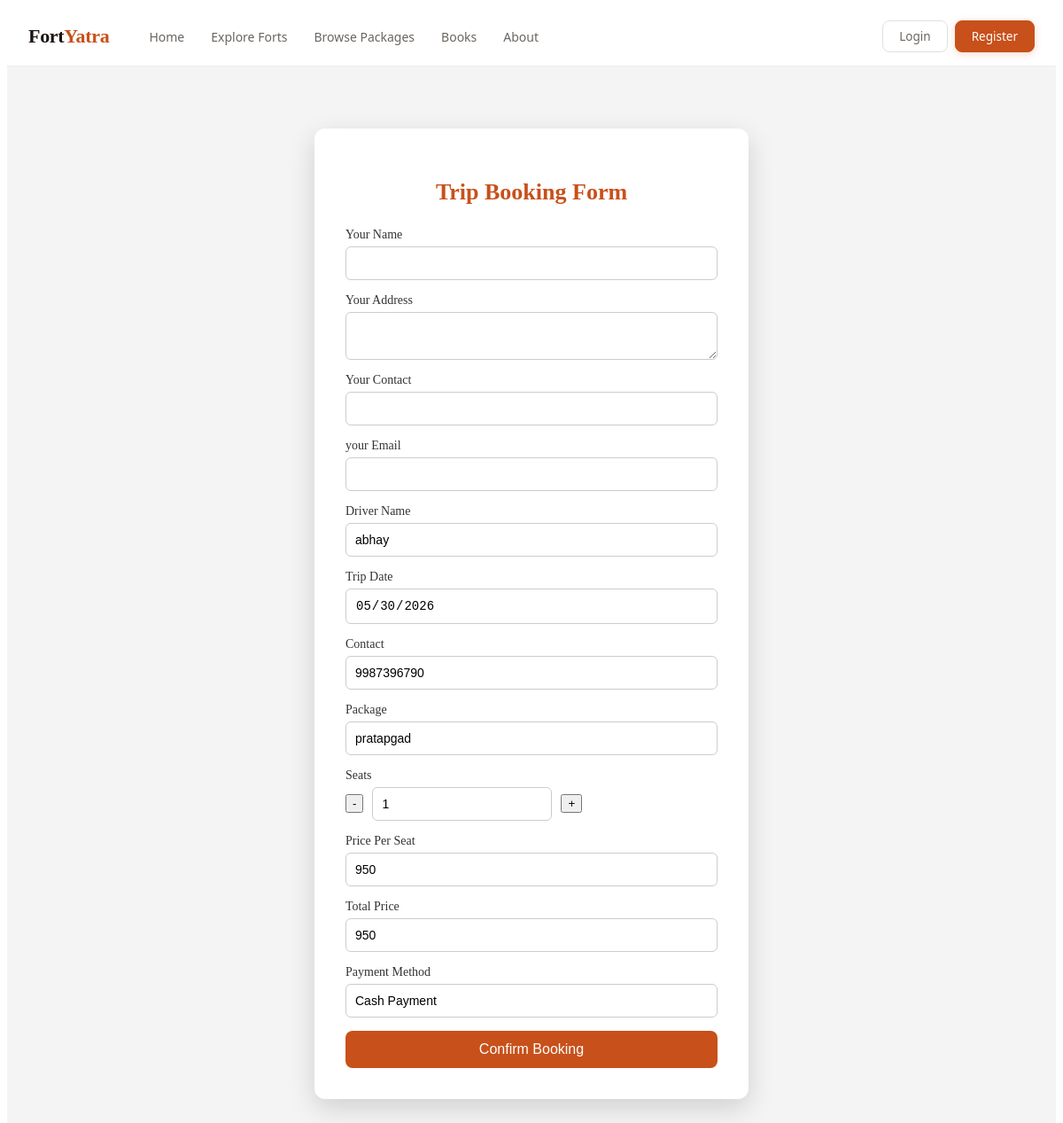
Page /booking/13/ on the committed database.
### users/models.py (models this page shows, shortened)
class package(models.Model):
    fort_name = models.CharField(max_length=100)
    driver_name = models.CharField(max_length=100)
    contact = models.CharField(max_length=10)
    pickup_place = models.CharField(max_length=150)
    pickup_date = models.DateField()
    seats = models.IntegerField()
    price = models.IntegerField()
    offer_price = models.IntegerField()
    created_by_user = models.BooleanField(default=False)

### users/views.py (the view, shortened to what this page needs)
# urls.py: path('booking/<int:id>/', views.booking, name='booking'),
def booking(request, id):
    pkg = package.objects.get(id=id)
    seats_left = pkg.seats
    if seats_left <= 0:
        return render(request, "sold_out.html")
    return render(request, 'booking.html', {"pkg": pkg})

### templates/booking.html (shortened to what this page needs)
<!DOCTYPE html>
<html>
<head>
<link rel="stylesheet" href="/static/css/booking.css">
<link rel="stylesheet" href="/static/css/nav.css">
</head>
<body>
{% include "navBar.html" %}
<section class="booking-section">
<div class="booking-container">
<h2 class="title">Trip Booking Form</h2>
<form method="POST" id="bookingForm">
<div class="input-group">
<label>Your Name</label>
<input type="text" name="name" required>
</div>
<div class="input-group">
<label>Your Address</label>
<textarea name="address" required></textarea>
</div>
<div class="input-group">
<label>Your Contact</label>
<input type="text" name="your_contact" required>
</div>
<div class="input-group">
<label>your Email</label>
<input type="email" name="email" required>
</div>
<div class="input-group">
<label>Driver Name</label>
<input type="text" name="driver" value="{{ pkg.driver_name }}" readonly>
</div>
<div class="input-group">
<label>Trip Date</label>
<input type="date" name="date" value="{{ pkg.pickup_date|date:'Y-m-d' }}" readonly>
</div>
<div class="input-group">
<label>Contact</label>
<input type="text" name="contact" value="{{ pkg.contact }}" readonly>
</div>
<div class="input-group">
<label>Package</label>
<input type="text" name="package" value="{{ pkg.fort_name }}" readonly>
</div>
<div class="input-group">
<label>Seats</label>
<div style="display:flex;gap:10px;align-items:center;">
<button type="button" onclick="minusSeat()">-</button>
<input type="number" id="seat" name="seat" value="1" min="1" readonly>
<button type="button" onclick="plusSeat()">+</button>
</div>
</div>
<div class="input-group">
<label>Price Per Seat</label>
<input type="text" id="price" value="{{ pkg.offer_price }}" readonly>
</div>
<div class="input-group">
<label>Total Price</label>
<input type="text" id="total_price" name="total_price" readonly>
</div>
<div class="input-group">
<label>Payment Method</label>
<input type="text" value="Cash Payment" readonly>
</div>
<button class="book-btn" type="submit">Confirm Booking</button>
</form>
</div>
</section>
</body>
</html>

### static/css/booking.css (style rules this page uses)
.booking-section { padding:70px 20px; background:#f4f4f4; display:flex; justify-content:center; align-items:center; }
.booking-container { width:420px; background:white; padding:35px; border-radius:12px; box-shadow:0 10px 30px rgba(0,0,0,0.15); animation:fadeUp 0.7s ease; }
.title { text-align:center; margin-bottom:25px; font-size:26px; color:#C8501A; }
.input-group { margin-bottom:15px; display:flex; flex-direction:column; }
.input-group label { font-size:14px; margin-bottom:5px; color:#333; }
.input-group input, .input-group textarea { padding:10px; border:1px solid #ccc; border-radius:6px; font-size:14px; transition:0.3s; }
.book-btn { width:100%; padding:12px; background:#C8501A; color:white; border:none; border-radius:8px; font-size:16px; cursor:pointer; transition:0.3s; }

### static/css/nav.css (style rules this page uses)
:root { --saffron: #C8501A; --saffron-hover: #b04416; --saffron-light: #FFF4EF; --dark: #1C1410; --white: #FFFFFF; --stone: #6B6560; --stone-light: #F5F2EE; --nav-height: 66px; --font-display: 'Playfair Display', Georgia, serif; --font-body: 'DM Sans', system-ui, sans-serif; --transition: 0.22s ease; }

### rows in the picture
package: driver "abhay", date "05/30/2026", contact "9987396790", package "pratapgad", offer_price "950"
